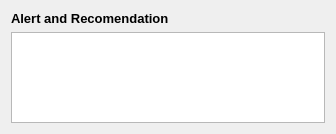
<?xml version="1.0" encoding="UTF-8"?>
<ui version="4.0">
 <class>AlertAndRecomendationFrame</class>
 <widget class="QFrame" name="AlertAndRecomendationFrame">
  <property name="geometry">
   <rect>
    <x>0</x>
    <y>0</y>
    <width>336</width>
    <height>134</height>
   </rect>
  </property>
  <property name="windowTitle">
   <string>Frame</string>
  </property>
  <layout class="QVBoxLayout" name="verticalLayout">
   <item>
    <widget class="QLabel" name="label_16">
     <property name="font">
      <font>
       <pointsize>10</pointsize>
       <bold>true</bold>
      </font>
     </property>
     <property name="text">
      <string>Alert and Recomendation</string>
     </property>
    </widget>
   </item>
   <item>
    <widget class="QListWidget" name="listWidget"/>
   </item>
  </layout>
 </widget>
 <resources/>
 <connections/>
</ui>
